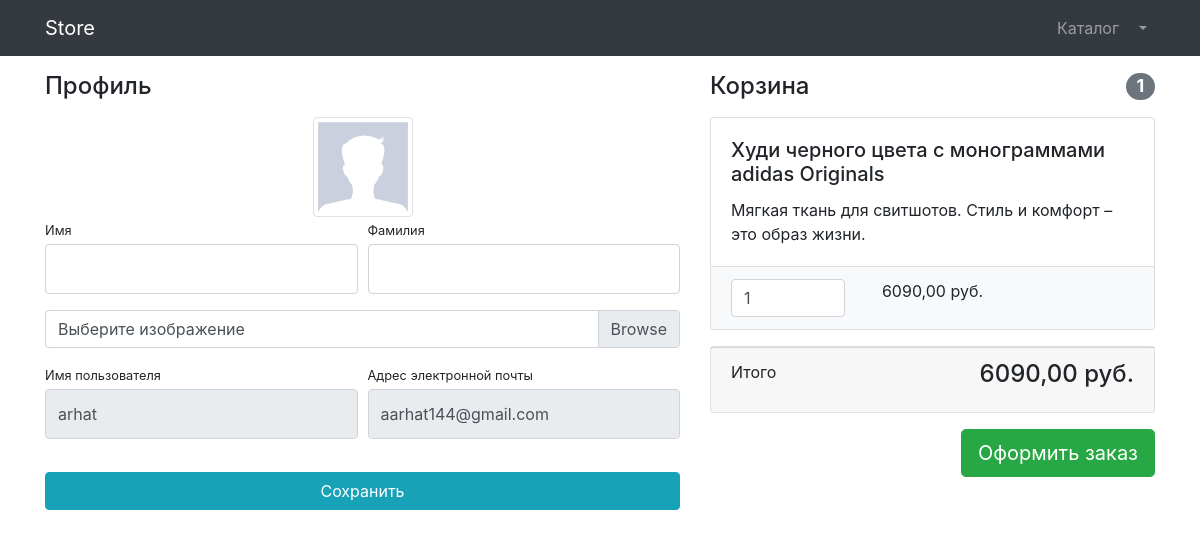
The app's page /users/profile/ (signed in), older data.
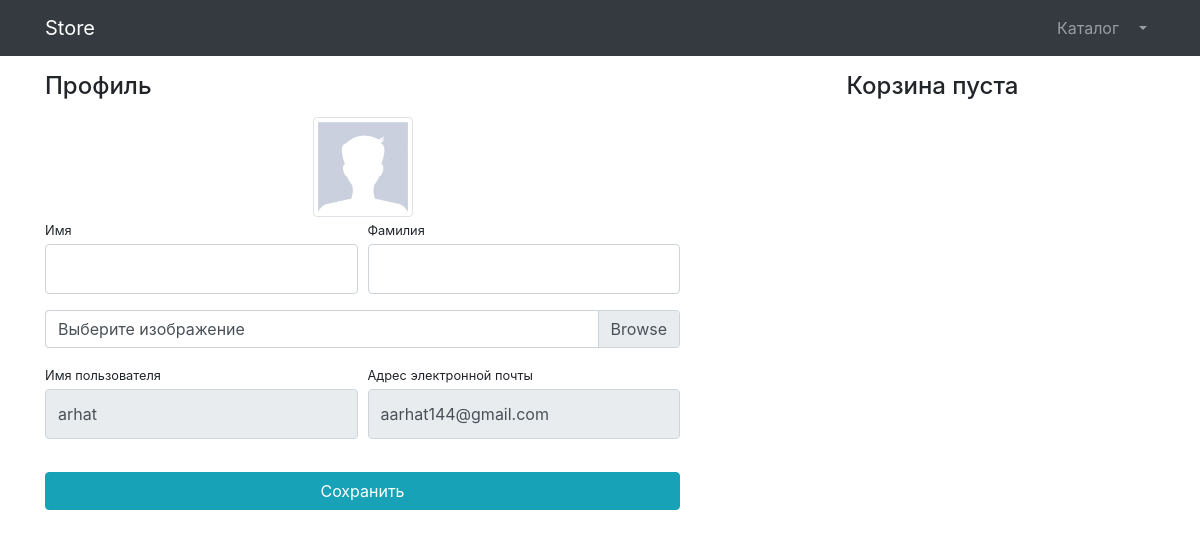
The same page, newer data.
### products/models.py (models this page shows, shortened)
class Basket(models.Model):
    user = models.ForeignKey(to = User, on_delete=models.CASCADE)
    product = models.ForeignKey(to = Product, on_delete=models.CASCADE)
    quantity = models.PositiveSmallIntegerField(default=0)
    created_timestamp = models.DateTimeField(auto_now_add=True)
    objects = BasketQuerySet.as_manager()
    def sum(self):
        return self.product.price * self.quantity

class Product(models.Model):
    name = models.CharField(max_length=256)
    description = models.TextField()
    price = models.DecimalField(max_digits=8, decimal_places=2)
    quantity = models.PositiveIntegerField(default=0)
    image = models.ImageField(upload_to='products_images')
    category = models.ForeignKey(to=ProductCategory, on_delete=models.CASCADE)
    class Meta:
        verbose_name = 'product'
        verbose_name_plural = 'products'

### users/views.py (the view)
# urls.py: path('profile/', profile, name='profile'),
@login_required
def profile(request):
    if request.method == 'POST':
        form = UserProfileForm(instance= request.user, data = request.POST, files=request.FILES)
        if form.is_valid():
            user = form.save(commit=False)
            if 'image' in request.FILES:  # Проверяем, есть ли файл
                user.image = request.FILES['image']  # Принудительно добавляем
            user.save()
            return HttpResponseRedirect(reverse('users:profile'))
        else:
            print(form.errors)
    else:
        form = UserProfileForm(instance=request.user)
    context = {
        'title': 'Store - Профиль',
        'form': form,
        'baskets': Basket.objects.filter(user = request.user)
        }
    return render(request, 'users/profile.html', context)

### users/forms.py
class UserProfileForm(UserChangeForm):
    first_name = forms.CharField(widget=forms.TextInput(attrs={
    'class': 'form-control py-4'
    }))
    last_name = forms.CharField(widget=forms.TextInput(attrs={
    'class': 'form-control py-4'
    }))
    image = forms.ImageField(
    widget=forms.FileInput(attrs={'class': 'custom-file-label'}),
    required=False
    )
    username = forms.CharField(widget=forms.TextInput(attrs={
    'class': 'form-control py-4',
    'readonly': True
    }))
    email = forms.EmailField(widget=forms.TextInput(attrs={
    'class': 'form-control py-4',
    'readonly': True
    }))
    class Meta:
        model = User
        fields = ('first_name', 'last_name', 'username', 'email')

### products/models.py (called while the page is built)
    def total_sum(self):
        return sum(basket.sum() for basket in self)

    def total_quantity(self):
        return sum(basket.quantity for basket in self)

### users/templates/users/profile.html (shortened to what this page needs)
{% extends "products/base.html" %}
{% load static %}
{% block css %}
    <link href="{% static 'vendor/css/profile.css' %}" rel="stylesheet"/>
{% endblock %}
{% block content %}
    <div class="container">
    <div class="row">
        <div class="col-lg-7">
            <h4 class="mt-3 mb-3">Профиль</h4>
            <div class="col-lg-12 text-center">
                <img width="100" height="100"
                     src="{% if user.image %}{{ user.image.url }}{% else %}{% static 'vendor/img/users/default_avatar.jpg' %}{% endif %}"
                     class="img-thumbnail">
            </div>
            <form action="{% url 'users:profile' %}" method="post" enctype="multipart/form-data">
                <div class="form-row">
                    <div class="col-lg-6">
                        <div class="form-group">
                            <label class="small mb-1" for="{{ form.first_name.id_for_label }}">Имя</label>
                            {{ form.first_name }}
                        </div>
                    </div>
                    <div class="col-lg-6">
                        <div class="form-group">
                            <label class="small mb-1" for="{{ form.last_name.id_for_label }}">Фамилия</label>
                            {{ form.last_name }}
                        </div>
                    </div>
                </div>
                <div class="form-row mb-2">
                    <div class="col-lg-12">
                        <div class="custom-file">
                            <label class="custom-file-label" for="{{ form.image.id_for_label}}">Выберите изображение</label>
                        </div>
                    </div>
                </div>
                <div class="form-row">
                    <div class="col-lg-6">
                        <label class="small mb-1" for="{{ form.username.id_for_label }}">Имя пользователя</label>
                        {{ form.username }}
                    </div>
                    <div class="col-lg-6">
                        <label class="small mb-1" for="{{ form.email.id_for_label }}">Адрес электронной
                            почты</label>
                        {{ form.email }}
                    </div>
                </div>
                <div class="form-row">
                    <div class="col-lg-12" style="margin-top: 33px;">
                        <input class="btn btn-info btn-block" type="submit" value="Сохранить">
                    </div>
                </div>
            </form>
        </div>
        <div class="col-lg-5">
            {% include 'products/baskets.html' %}
        </div>
    </div>
</div>
{% endblock%}

### products/templates/products/baskets.html (shortened to what this page needs)
{% if baskets %}
<h4 class="mt-3 mb-3 d-flex justify-content-between align-items-center mb-3">
    Корзина <span class="badge badge-secondary badge-pill">{{ baskets.total_quantity }}</span>
</h4>
{% for basket in baskets %}
<div class="card mb-3">
    <div class="card-body">
        <h5 class="card-title">{{ basket.product.name }}</h5>
        <p class="card-text">{{ basket.product.description }}</p>
    </div>
    <ul class="list-group list-group-flush">
        <li class="list-group-item bg-light">
            <div class="row text-center">
                <div class="col-lg-4">
                    <input name="basketID" type="number" class="form-control"
                           value="{{ basket.quantity }}" min="0">
                </div>
                <div class="col-lg-4">{{ basket.sum }} руб.</div>
                <div class="col-lg-4">
                </div>
            </div>
        </li>
    </ul>
</div>
{% endfor %}
<div class="card mb-3">
    <div class="card-footer">
        <p class="float-left">Итого</p>
        <h4 class="float-right">{{ baskets.total_sum }} руб.</h4>
    </div>
</div>
<a class="btn btn-success btn-lg float-right" href="../orders/order-create.html">
    Оформить заказ
</a>
{% else %}
<h4 class="mt-3 mb-3 text-center">
    Корзина пуста
</h4>
{% endif %}

Row changes from the older to the newer data that the page shows:
removed Basket: total_quantity "1", product.name "Худи черного цвета с монограммами adidas Originals", product.description "Мягкая ткань для свитшотов. Стиль и комфорт – это образ жизни.", basketID "1", sum "6090,00", total_sum "6090,00"
Text that changed along with them:
text no longer shown: "Корзина Итого руб. Оформить заказ"
text now shown: "Корзина пуста"
